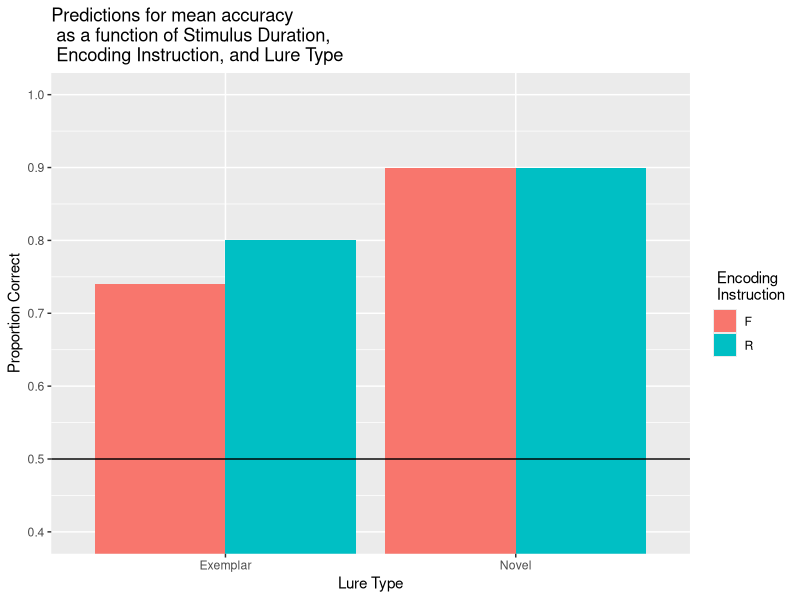

Source code (R): (Note: a time limit stopped this script after it produced the figure.)
## ---- chunk 1
knitr::opts_chunk$set(
  collapse = TRUE,
  comment = "#>",
  warning = FALSE,
  message = FALSE
)
## ---- chunk 2
library(tidyverse)

# save results to this list
power_analysis <- list()

# predictions for mean accuracy in each condition (see paper for rationale)
power_analysis$predictions = c(.9,.8,.9,.74)
## ---- chunk 3

# graph
power_analysis$predicted_means <- data.frame(
  encoding_cue = rep(c("R","F"), each = 2),
  test_condition = rep(c("Novel","Exemplar"),2),
  accuracy = power_analysis$predictions
)

power_analysis$prediction_graph <- ggplot(
  power_analysis$predicted_means,
  aes(x=test_condition,y = accuracy, fill=encoding_cue))+
  geom_bar(stat="identity", position="dodge")+
  geom_hline(yintercept=.5)+
  coord_cartesian(ylim=c(.4,1))+
  scale_y_continuous(breaks = seq(0.4,1,.1))+
  ylab("Proportion Correct")+
  xlab("Lure Type")+
  scale_fill_discrete(name = " Encoding \n Instruction") +
  ggtitle("Predictions for mean accuracy \n as a function of Stimulus Duration, \n Encoding Instruction, and Lure Type")

power_analysis$prediction_graph

## ---- chunk 4

# function to generate simulated data for one subject
# we use the binomial to generate decisions for old/new on each trial
# the binomial probability of success is set to the mean accuracy for each condition
# we simulate all 120 trials for a single simulated subject.
create_n_subjects <- function(n, predictions) {
  all_data <- data.frame()
  for (i in 1:n) {
    subject_data <- data.frame(
      sub_num = i,
      encoding_cue = rep(c("R", "F"), each = 60),
      test_condition = rep(rep(c("Novel", "Exemplar"), each = 30), 2),
      accuracy = rbinom(120, 1, rep(predictions, each = 30))
    )
    all_data <- rbind(all_data, subject_data)
  }
  
  all_data <- all_data %>%
    mutate(
      sub_num = as.factor(sub_num),
      encoding_cue = as.factor(encoding_cue),
      test_condition = as.factor(test_condition)
    )
  
  return(all_data)
  
}


# Calculate proportion of values less than alpha
proportion_sig <- function(ps) {
  length(ps[ps < .05]) / length(ps)
}
## ---- chunk 5


power_analysis$all_sim_data <- data.frame()
num_subs <- 5
num_sims <- 100

for(i in 1:num_sims){
  
  #print(i)
  simulated_data <- create_n_subjects(n=num_subs, predictions = power_analysis$predictions)
  
  # ensure factors are factor class
  simulated_data <- simulated_data %>%
    mutate_at(c("sub_num","encoding_cue","test_condition"), factor) 
  
  # get means for anova
  ANOVA_means <- simulated_data %>%
    group_by(sub_num,encoding_cue,test_condition) %>%
    summarize(mean_accuracy =  mean(accuracy), .groups="drop")
  
  # conduct anova
  sim_anova <- aov(mean_accuracy ~ encoding_cue*test_condition + 
                     Error(sub_num/(encoding_cue*test_condition)), data = ANOVA_means)
  save_summary <- summary(sim_anova)
  
  # grab p values
  cue <- save_summary$`Error: sub_num:encoding_cue`[[1]]$`Pr(>F)`[1]
  test <- save_summary$`Error: sub_num:test_condition`[[1]]$`Pr(>F)`[1]
  cue_test <- save_summary$`Error: sub_num:encoding_cue:test_condition`[[1]]$`Pr(>F)`[1]

  
  t_df <- data.frame(cue,
                     test,
                     cue_test)
  
  power_analysis$all_sim_data <- rbind(power_analysis$all_sim_data,t_df)
  
}

# proportion significant for relevant effects
power_analysis$sim_power <- apply(power_analysis$all_sim_data,2,proportion_sig)
tibble::enframe(power_analysis$sim_power)

## ---- chunk 6

# save results to this list
power_analysis <- list()

# predictions for mean accuracy in each condition (see paper for rationale)
power_analysis$predictions = c(.9,.8,.9,.74)

power_analysis$multiple_n_sims <- data.frame()

#num_subs <- 50
num_sims <- 100

for(num_subs in c(10, 20,30,40,50,60,70,80,90,100)){
  print(num_subs)
  power_analysis$all_sim_data <- data.frame()
  for(i in 1:num_sims){
    
    #print(i)
    simulated_data <- create_n_subjects(n=num_subs, predictions = power_analysis$predictions)
    
    # ensure factors are factor class
    simulated_data <- simulated_data %>%
      mutate_at(c("sub_num","encoding_cue","test_condition"), factor) 
    
    # get means for anova
    ANOVA_means <- simulated_data %>%
      group_by(sub_num,encoding_cue,test_condition) %>%
      summarize(mean_accuracy =  mean(accuracy), .groups="drop")
    
    # conduct anova
    sim_anova <- aov(mean_accuracy ~ encoding_cue*test_condition + 
                       Error(sub_num/(encoding_cue*test_condition)), data = ANOVA_means)
    save_summary <- summary(sim_anova)
    
    # grab p values
    cue <- save_summary$`Error: sub_num:encoding_cue`[[1]]$`Pr(>F)`[1]
    test <- save_summary$`Error: sub_num:test_condition`[[1]]$`Pr(>F)`[1]
    cue_test <- save_summary$`Error: sub_num:encoding_cue:test_condition`[[1]]$`Pr(>F)`[1]
  
    
    t_df <- data.frame(cue,
                       test,
                       cue_test)
    
    power_analysis$all_sim_data <- rbind(power_analysis$all_sim_data,t_df)
    
  }
  
  # proportion significant for relevant effects
  power_analysis$sim_power <- apply(power_analysis$all_sim_data,2,proportion_sig)
  
  multiple_n_results <- tibble::enframe(power_analysis$sim_power) %>%
    mutate(n_subs = num_subs,
           n_sims = num_sims,
           Remember_Novel = power_analysis$predictions[1],
           Remember_Exemplar = power_analysis$predictions[2],
           Forget_Novel = power_analysis$predictions[3],
           Forget_Exemplar = power_analysis$predictions[4])
  
  power_analysis$multiple_n_sims <- rbind(power_analysis$multiple_n_sims,multiple_n_results)
  
}

power_analysis$multiple_n_sims

ggplot(power_analysis$multiple_n_sims,
       aes(x=n_subs,
           y=value,
           group = name,
           color = name)) +
  geom_line()+
  geom_point()


## ---- chunk 7
#save.image("data/power.RData")
